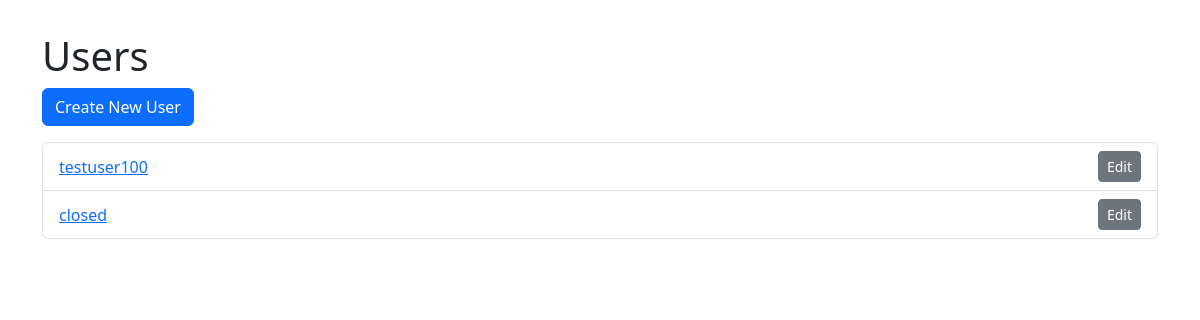
The app's page /users/, older data.
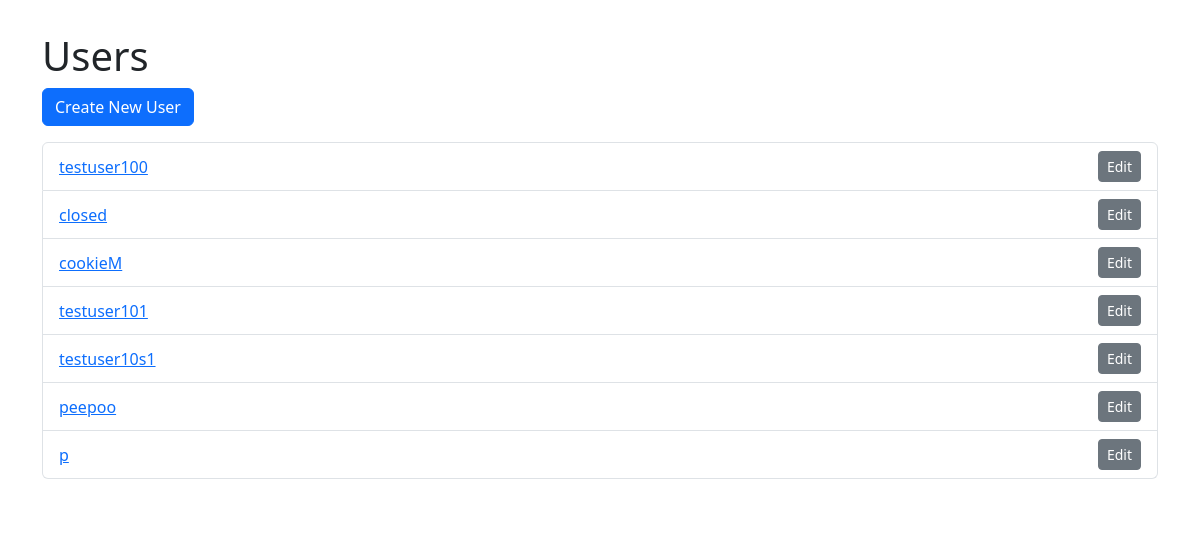
The same page, newer data.
### tables this page shows
CREATE TABLE users (
                id INTEGER PRIMARY KEY AUTOINCREMENT,
                username TEXT UNIQUE NOT NULL,
                email TEXT NOT NULL,
                password TEXT NOT NULL
            );

### controllers/User_Controller.py (the view)
@user_routes.route('/', endpoint='index')
def index():
    users = User_Model.get_all()
    return render_template('user/index.html', users=users)

### models/User_Model.py (called while the page is built)
    @classmethod
    def get_all(cls):
        with sqlite3.connect(cls.DB_PATH) as conn:
            cursor = conn.cursor()
            cursor.execute("SELECT * FROM users")
            rows = cursor.fetchall()
            return [
                {"id": row[0], "username": row[1], "email": row[2], "password": row[3]}
                for row in rows
            ]

### templates/user/index.html (shortened to what this page needs)
<!DOCTYPE html>
<html lang="en">
<head>
    <link rel="stylesheet" href="/static/css/styles.css">
    <link rel="stylesheet" href="https://cdn.jsdelivr.net/npm/bootstrap@5.3.0/dist/css/bootstrap.min.css">
</head>
<body>
<div class="container">
    <h1>Users</h1>
    <a class="btn btn-primary mb-3" href="{{ url_for('user_routes.create') }}">Create New User</a>
    <ul class="list-group">
        {% for user in users %}
        <li class="list-group-item d-flex justify-content-between align-items-center">
            <a href="{{ url_for('user_routes.detail', user_id=user['id']) }}">{{ user['username'] }}</a>
            <a class="btn btn-sm btn-secondary" href="{{ url_for('user_routes.edit', user_id=user['id']) }}">Edit</a>
        </li>
        {% endfor %}
    </ul>
</div>
</body>
</html>

Row changes from the older to the newer data that the page shows:
added users: username "cookieM"
added users: username "testuser101"
added users: username "testuser10s1"
added users: username "peepoo"
added users: username "p"
